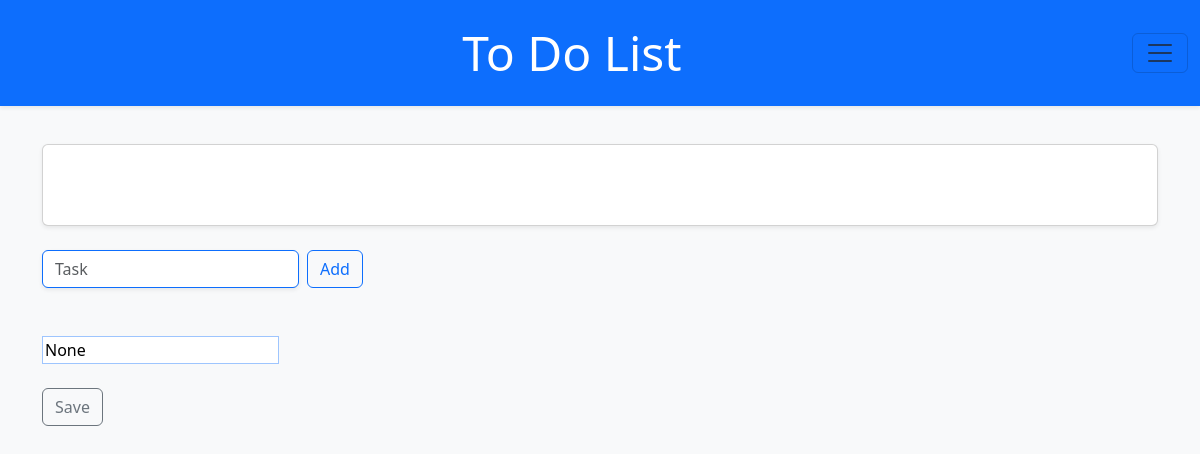
Before: /edit/1 (signed in) with the older database file.
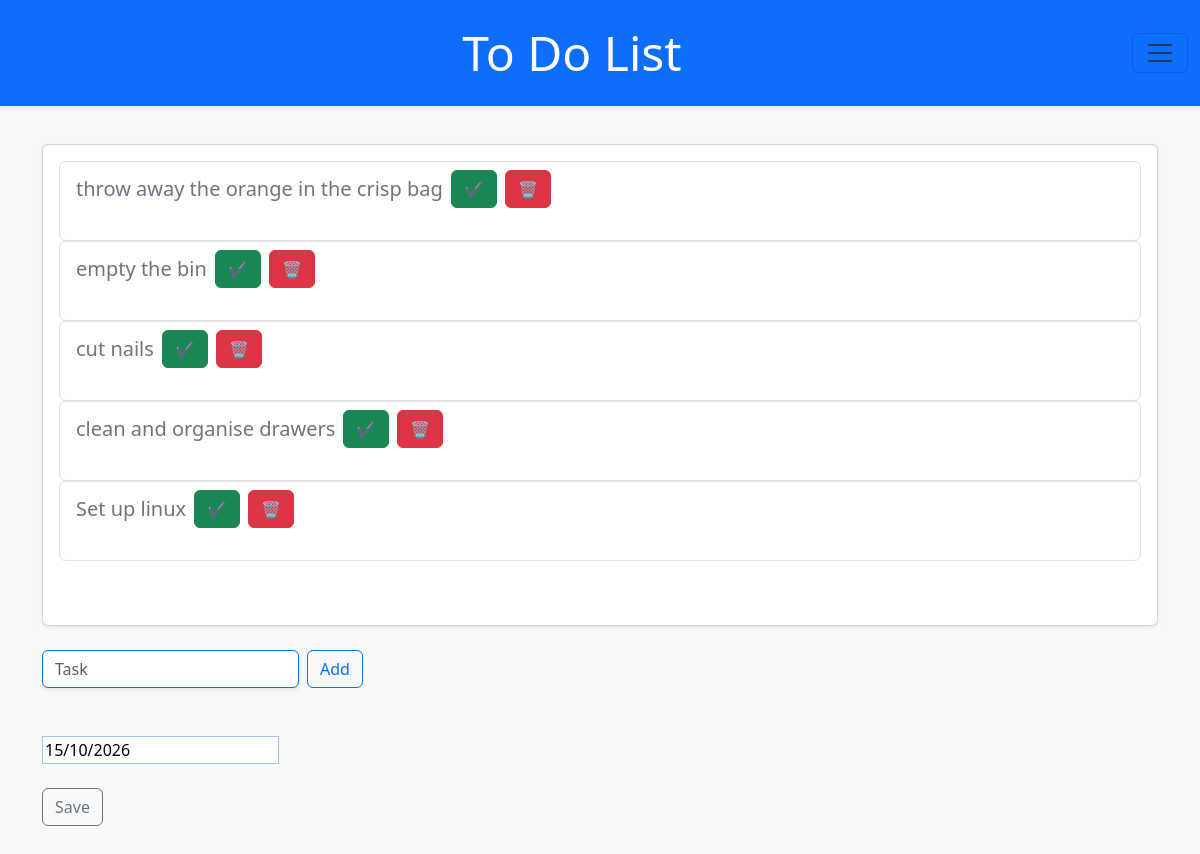
After: the same page with the newer database file.
### Todo/models.py (models this page shows)
class ListItems(db.Model):
    list_items_id = db.Column(db.Integer, primary_key = True, unique=True)
    list_id = db.Column(db.Integer, db.ForeignKey("list.list_id"))
    list_item = db.Column(db.String, nullable=False)
    status = db.Column(db.Boolean, nullable=False)

class List(db.Model):
    list_id = db.Column(db.Integer, primary_key = True, unique=True)
    user_id = db.Column(db.Integer, db.ForeignKey("user.id"))
    list_title = db.Column(db.String(600))
    list_items = db.relationship("ListItems", backref="list", lazy=True)

### Todo/routes.py (the view)
@main.route("/edit/<int:list_id>")
@login_required
def edit(list_id):
    user_list = get_user_list_or_403(list_id)
    todo_list = ListItems.query.filter_by(list_id=list_id).all()
    list_title = List.query.get(list_id).list_title
    return render_template("edit.html", list=todo_list, list_id=list_id, list_length=len(todo_list), list_title=list_title)

### Todo/models.py (called while the page is built)
@login_manager.user_loader
def load_user(user_id):
    return User.query.get(int(user_id))

### Todo/routes.py (called while the page is built)
def get_user_list_or_403(list_id):
    user_list = List.query.get(list_id) # retrieves the list
    if user_list is None: # returns a 404 error if the list is not found
        abort(404)
    if user_list.user_id != current_user.id:
        abort(403) # return a 403 error if the list doesn't belong to the logged in user
    return user_list

### Todo/templates/edit.html (shortened to what the changed rows need)
{% extends "base.html" %}
{% block content %}
<main class="container py-5 pt-5 mt-5">
        <div class="card shadow-sm">
            <div class="card-body">
                {% if lit_length == 0 %}
                    <p class="lead text-muted text-center mb-0">
                        List is empty. Add Items!!
                    </p>
                {% else %}
                    {% for item in list %}
                            <ul class="list-group">
                                <li class="list-group-item">
                                        {% if item.status %}
                                            <div class="d-flex align-items-center gap-2">
                                                <label class="m-0">
                                                    <span class="fs-5 text-secondary task-done">{{ item.list_item }}</span>
                                                </label>
                                                <form action="{{ url_for('main.task_undone') }}" method="post">
                                                    <input type="hidden" value="edit" name="return_to">
                                                    <input type="hidden" name="list_id" value="{{ list_id }}">
                                                    <input type="hidden" name="task_id" value="{{ item.list_items_id }}">
                                                    <button type="submit" class="btn btn-outline-warning">↶</button>
                                                </form>
                                                <form action="{{ url_for('main.task_remove') }}" method="post">
                                                    <input type="hidden" value="edit" name="return_to">
                                                    <input type="hidden" name="list_id" value="{{ list_id }}">
                                                    <input type="hidden" name="task_id" value="{{ item.list_items_id }}">
                                                    <button type="submit" class="btn btn-danger">🗑️</button>
                                                </form>
                                            </div>
                                        {% else %}
                                            <div class="d-flex align-items-center gap-2">
                                                <label class="m-0">
                                                    <span class="fs-5 text-secondary">{{ item.list_item }}</span>
                                                </label>
                                                 <form action="{{ url_for('main.task_done') }}" method="post">
                                                    <button type="submit" class="btn btn-success">✔</button>
                                                 </form>
                                                   <form action="{{ url_for('main.task_remove') }}" method="post">
                                                    <button type="submit" class="btn btn-danger">🗑️</button>
                                                    </form>
                                             </div>
                                        {% endif %}
                                    <br>
                                </li>
                            </ul>
                    {% endfor %}
                {% endif %}
                <br>
                <br>
            </div>
        </div>
        <form action="{{ url_for('main.add')}}" method="post" class="mt-4 d-flex gap-2">
            <label for="item" id="item">
            </label>
            <button type="submit" class="btn btn-outline-primary"> Add </button>
        </form>
        <br>
        <br>
        <form action="{{ url_for('main.save') }}" method="post">
        <label for="title" id="title">
            <input type="text" value="{{ list_title }}" name="title" class="border border-primary-subtle" placeholder="Title">
        </label>
        <br>
        <br>
        <button type="submit" class="btn btn-outline-secondary">Save</button>
    </form>
</main>
{% endblock %}

Changed rows visible on the page:
added ListItems: list_item "throw away the orange in the crisp bag"
added ListItems: list_item "empty the bin"
added ListItems: list_item "cut nails"
added ListItems: list_item "clean and organise drawers"
added ListItems: list_item "Set up linux"
now on this page (row edited): List: title "15/10/2026"
Other visible differences:
form field title: "None" → (not shown)
